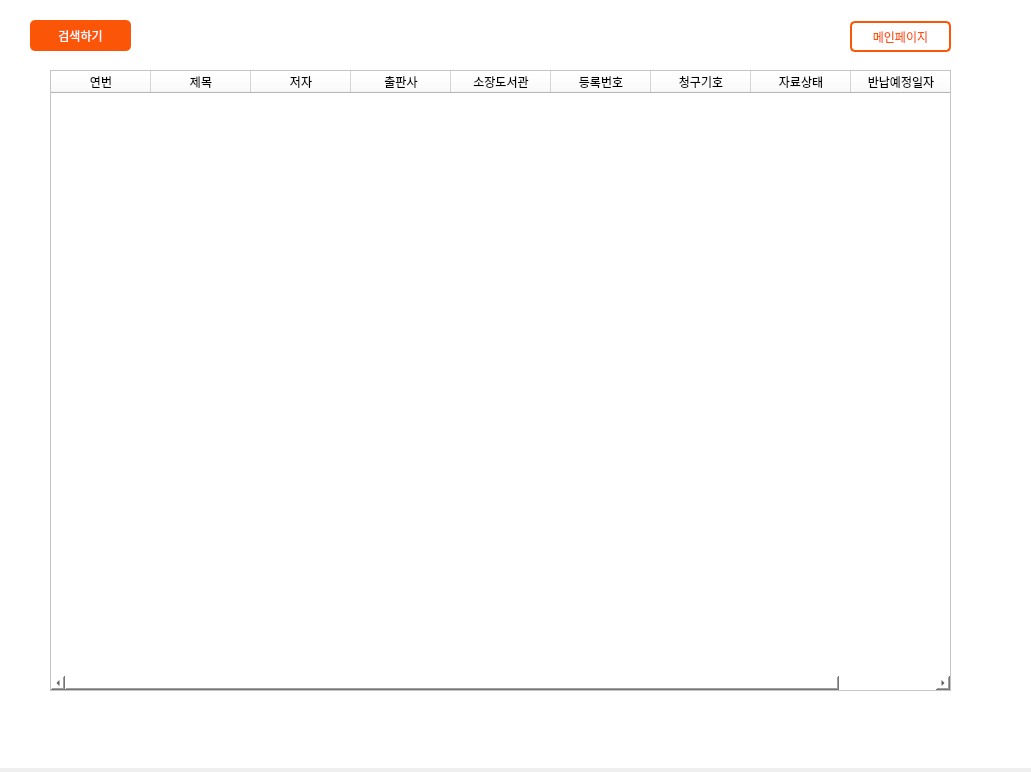
<?xml version="1.0" encoding="UTF-8"?>
<ui version="4.0">
 <class>Form</class>
 <widget class="QWidget" name="Form">
  <property name="geometry">
   <rect>
    <x>0</x>
    <y>0</y>
    <width>1031</width>
    <height>772</height>
   </rect>
  </property>
  <property name="windowTitle">
   <string>Form</string>
  </property>
  <widget class="QStackedWidget" name="stackedWidget">
   <property name="geometry">
    <rect>
     <x>0</x>
     <y>0</y>
     <width>1031</width>
     <height>768</height>
    </rect>
   </property>
   <property name="styleSheet">
    <string notr="true">background-color: rgb(255, 255, 255);</string>
   </property>
   <property name="currentIndex">
    <number>1</number>
   </property>
   <widget class="QWidget" name="page">
    <widget class="QPushButton" name="btn_search">
     <property name="geometry">
      <rect>
       <x>440</x>
       <y>550</y>
       <width>121</width>
       <height>41</height>
      </rect>
     </property>
     <property name="styleSheet">
      <string notr="true">QPushButton{
	font: 14pt &quot;경기천년바탕 Regular&quot;;
    color: white;
    background-color: rgb(251, 86, 7);
    border-radius: 5px;
}
</string>
     </property>
     <property name="text">
      <string>검색하기</string>
     </property>
    </widget>
    <widget class="QLineEdit" name="bookname">
     <property name="geometry">
      <rect>
       <x>220</x>
       <y>180</y>
       <width>581</width>
       <height>31</height>
      </rect>
     </property>
    </widget>
    <widget class="QLabel" name="sy_label_3">
     <property name="geometry">
      <rect>
       <x>110</x>
       <y>430</y>
       <width>56</width>
       <height>16</height>
      </rect>
     </property>
     <property name="styleSheet">
      <string notr="true">font: 11pt &quot;경기천년바탕 Regular&quot;;</string>
     </property>
     <property name="text">
      <string>저자</string>
     </property>
    </widget>
    <widget class="QLineEdit" name="bookpublisher">
     <property name="geometry">
      <rect>
       <x>220</x>
       <y>300</y>
       <width>581</width>
       <height>31</height>
      </rect>
     </property>
    </widget>
    <widget class="QLabel" name="sy_label_2">
     <property name="geometry">
      <rect>
       <x>110</x>
       <y>310</y>
       <width>56</width>
       <height>16</height>
      </rect>
     </property>
     <property name="styleSheet">
      <string notr="true">font: 11pt &quot;경기천년바탕 Regular&quot;;</string>
     </property>
     <property name="text">
      <string>출판사</string>
     </property>
    </widget>
    <widget class="QLineEdit" name="bookwriter">
     <property name="geometry">
      <rect>
       <x>220</x>
       <y>420</y>
       <width>581</width>
       <height>31</height>
      </rect>
     </property>
    </widget>
    <widget class="QLabel" name="sy_label">
     <property name="geometry">
      <rect>
       <x>110</x>
       <y>190</y>
       <width>56</width>
       <height>16</height>
      </rect>
     </property>
     <property name="styleSheet">
      <string notr="true">font: 11pt &quot;경기천년바탕 Regular&quot;;</string>
     </property>
     <property name="text">
      <string>도서명</string>
     </property>
    </widget>
    <widget class="QPushButton" name="btn_main">
     <property name="geometry">
      <rect>
       <x>880</x>
       <y>20</y>
       <width>91</width>
       <height>31</height>
      </rect>
     </property>
     <property name="styleSheet">
      <string notr="true">QPushButton{
	font: 14pt &quot;경기천년바탕 Regular&quot;;
    color: rgb(251, 86, 7);
    background-color: white;
    border: 2px solid rgb(251, 86, 7);
    border-radius: 5px;
}</string>
     </property>
     <property name="text">
      <string>메인페이지</string>
     </property>
    </widget>
    <widget class="QLabel" name="label">
     <property name="geometry">
      <rect>
       <x>430</x>
       <y>90</y>
       <width>201</width>
       <height>31</height>
      </rect>
     </property>
     <property name="styleSheet">
      <string notr="true">font: 22pt &quot;경기천년바탕 Regular&quot;;</string>
     </property>
     <property name="text">
      <string>도서 정보 조회</string>
     </property>
    </widget>
   </widget>
   <widget class="QWidget" name="page_2">
    <widget class="QTableWidget" name="booksearchlist">
     <property name="geometry">
      <rect>
       <x>50</x>
       <y>70</y>
       <width>901</width>
       <height>621</height>
      </rect>
     </property>
     <column>
      <property name="text">
       <string>연번</string>
      </property>
     </column>
     <column>
      <property name="text">
       <string>제목</string>
      </property>
     </column>
     <column>
      <property name="text">
       <string>저자</string>
      </property>
     </column>
     <column>
      <property name="text">
       <string>출판사</string>
      </property>
     </column>
     <column>
      <property name="text">
       <string>소장도서관</string>
      </property>
     </column>
     <column>
      <property name="text">
       <string>등록번호</string>
      </property>
     </column>
     <column>
      <property name="text">
       <string>청구기호</string>
      </property>
     </column>
     <column>
      <property name="text">
       <string>자료상태</string>
      </property>
     </column>
     <column>
      <property name="text">
       <string>반납예정일자</string>
      </property>
     </column>
    </widget>
    <widget class="QPushButton" name="btn_back_search">
     <property name="geometry">
      <rect>
       <x>30</x>
       <y>20</y>
       <width>101</width>
       <height>31</height>
      </rect>
     </property>
     <property name="styleSheet">
      <string notr="true">QPushButton{
	font: 14pt &quot;경기천년바탕 Regular&quot;;
    color: white;
    background-color: rgb(251, 86, 7);
    border-radius: 5px;
}
</string>
     </property>
     <property name="text">
      <string>검색하기</string>
     </property>
    </widget>
    <widget class="QPushButton" name="btn_main2">
     <property name="geometry">
      <rect>
       <x>850</x>
       <y>21</y>
       <width>101</width>
       <height>31</height>
      </rect>
     </property>
     <property name="styleSheet">
      <string notr="true">QPushButton{
	font: 14pt &quot;경기천년바탕 Regular&quot;;
    color: rgb(251, 86, 7);
    background-color: white;
    border: 2px solid rgb(251, 86, 7);
    border-radius: 5px;
}</string>
     </property>
     <property name="text">
      <string>메인페이지</string>
     </property>
    </widget>
   </widget>
  </widget>
 </widget>
 <resources/>
 <connections/>
</ui>
